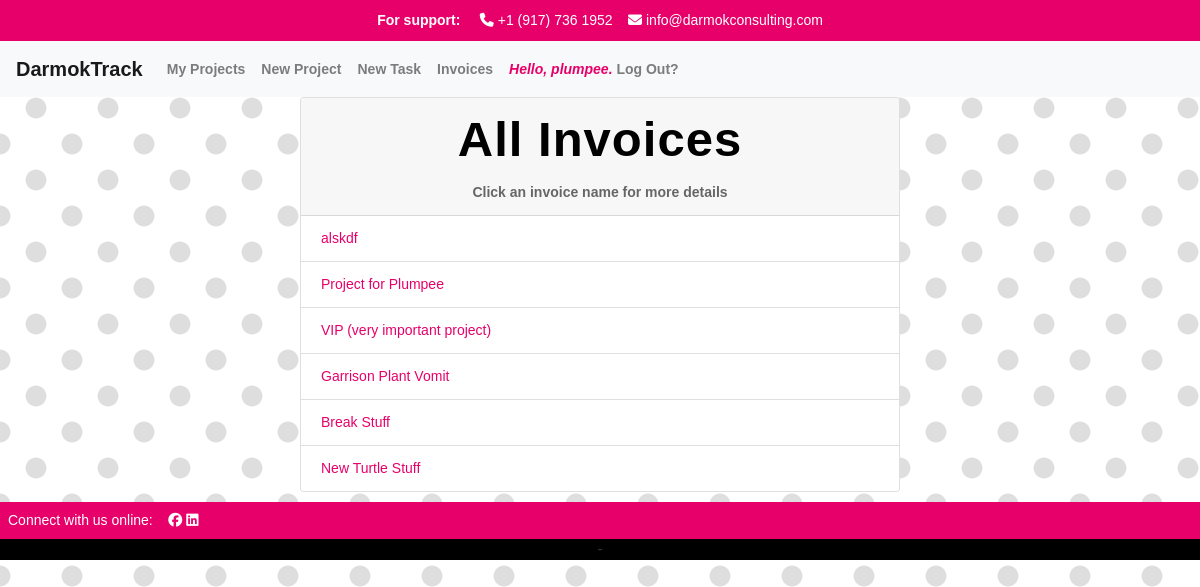
Page /invoices_list/ (signed in) on the committed database.
### apps/track/models.py (models this page shows, shortened)
class User(AbstractUser):
    def __str__(self):
        return self.username

class Project(models.Model):
    PENDING = 'pending'
    PAID = 'paid'
    CREDIT_MEMO = 'credit_memo'
    CHOICES_STATUS = {
        (PENDING, 'pending'),
        (PAID, 'paid'),
        (CREDIT_MEMO, 'credit_memo'),
    }
    project_manager = models.ForeignKey(User, related_name='project_manager', on_delete=models.CASCADE)
    name = models.CharField('Project Name', max_length=250)
    start = models.DateTimeField(auto_now_add=True)
    customer = models.CharField(max_length=250)
    customer_address = models.CharField(max_length=250, null=True)
    customer_citystatezip = models.CharField(max_length=250, null=True)
    budget_hours = models.IntegerField(default=0)
    budget_dollars = models.DecimalField(max_digits=10, decimal_places=2, default=0.00)
    is_active = models.BooleanField('Active', default=True)
    projects = models.ForeignKey(User, blank=True, related_name='project_list', on_delete=models.CASCADE)
    time_models = models.ManyToManyField(TimeModel, related_name='projects')
    invoice_status = models.CharField(max_length=25, choices=CHOICES_STATUS, default=PENDING)
    class Meta:
        ordering = ['-start']

### apps/track/views.py (the view)
# urls.py: path('invoices_list/', views.invoices_list, name='invoices_list'),
def invoices_list(request):
    projects = Project.objects.all()
    return render(request, 'track/invoices_list.html', {
        'projects': projects,
        })

### apps/track/templates/track/invoices_list.html (shortened to what this page needs)
{% extends "track/layout.html" %}
{% load mathfilters %}
{% load humanize %}
{% load static %}
{% block body %}
<div class="card w-50">
<div class="card-header">
<h1>All Invoices</h1>
<strong><center>Click an invoice name for more details</center></strong>
</div>
{% if user.is_authenticated %}
    {% for project in projects %}
        <ul class="list-group list-group-flush">
            <a href="{% url "invoice" project_id=project.id %}" class="list-group-item">{{ project.name }}</a>
    {% endfor %}
        </div>
{% endif %}
{% endblock %}

### apps/track/templates/track/layout.html (shortened to what this page needs)
{% load static %}
<!DOCTYPE html>
<html lang="en">
    <head>
      <link rel="stylesheet" href="https://stackpath.bootstrapcdn.com/bootstrap/4.4.1/css/bootstrap.min.css">
        <link href="{% static "/styles.css" %}" rel="stylesheet">
    </head>
    <body>
        <div class="top-bar">
            <strong>For support:</strong> &nbsp;&nbsp;&nbsp;
            <i class="fa-solid fa-phone"></i> +1 (917) 736 1952&nbsp;&nbsp;&nbsp;
            <i class="fa-solid fa-envelope"></i> info@darmokconsulting.com
        </div>
        <nav class="navbar navbar-expand-lg navbar-light bg-light">
            <a class="navbar-brand" href="{% url "index" %}">DarmokTrack</a>
                <div class="collapse navbar-collapse" id="navbarSupportedContent">
                  <ul class="navbar-nav mr-auto">
                    {% if user.is_authenticated %}
                    <li class="nav-item">
                        <a class="nav-link" href="{% url "projects" %}">My Projects</a>
                    <li class="nav-item">
                        <a class="nav-link" href="{% url "create_project" %}">New Project</a>
                    </li>
                    <li class="nav-item">
                        <a class="nav-link" href="{% url "create_task" %}">New Task</a>
                    </li>
                    <li class="nav-item">
                        <a class="nav-link" href="{% url "invoices_list" %}">Invoices</a>
                    </li>
                    <li class="nav-item">
                        <a class="nav-link" href="{% url "logout" %}"><em class="greeting">Hello, {{ user.username }}.</em> Log Out?</a>
                    </li>
                {% endif %}
                </div>
            </nav>
        <div class="body">
            {% block body %}
            {% endblock %}
        </div>
        <div class="footer">
            <footer class="text-center text-lg-start text-dark">
                <section class="foot-bar d-flex p-2">
                    <div>
                        Connect with us online: &nbsp;&nbsp;&nbsp;
                    </div>
                    <div class="foot-bar">
                        <a href="https://www.facebook.com/darmokconsulting"><i class="fa-brands fa-facebook white"></i></a>
                        <a href="https://www.linkedin.com/company/darmok-consulting"><i class="fa-brands fa-linkedin white"></i></a>
                    </div>
                </section>
                 -
        </div>
    </body>
</html>

### apps/track/static/styles.css (style rules this page uses)
body { font-family: Helvetica, Arial, Lucida, sans-serif; font-size: 14px; color: #666; background-image: radial-gradient(rgb(222, 222, 222) 19.2%, transparent 21.6%), radial-gradient(rgb(222, 222, 222) 19.2%, transparent 21.6%); background-position: 0px 0px, 36px 36px; background-size: 72px 72px; background-color: rgb(255, 255, 255); }
a { color: #e7006a; }
h1 { font-family: 'Fjalla One', Arial, Helvetica, sans-serif; font-weight: 700; font-size: 3.5em; letter-spacing: 1px; color: #000; padding-bottom: 5px; text-align: center; }
.nav-item { font-weight: bold; }
.top-bar { background-color: #e7006a; color: #fff; text-align: center; padding: 10px; }
footer { background-color: #000; color: #fff; text-align: center; }
.foot-bar { background-color: #e7006a; color: #fff; }
.white { color: #fff; }
.greeting { color: #e7006a; }
.card { margin: 0 auto; float: none; margin-bottom: 10px; }
.navbar-brand { font-weight: bold; font-family: 'Fjalla One', Arial, Helvetica, sans-serif; }
.card-header { background-color: #f7f7f7; }

### rows in the picture
User: username "plumpee"
Project: name "alskdf"
Project: name "Project for Plumpee"
Project: name "VIP (very important project)"
Project: name "Garrison Plant Vomit"
Project: name "Break Stuff"
Project: name "New Turtle Stuff"
